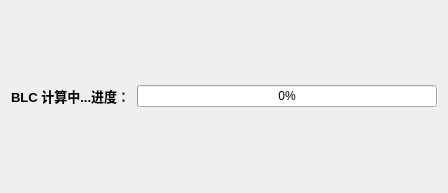
<?xml version="1.0" encoding="UTF-8"?>
<ui version="4.0">
 <class>CalcBlcProgressDlg</class>
 <widget class="QDialog" name="CalcBlcProgressDlg">
  <property name="geometry">
   <rect>
    <x>0</x>
    <y>0</y>
    <width>448</width>
    <height>193</height>
   </rect>
  </property>
  <property name="windowTitle">
   <string>Dialog</string>
  </property>
  <layout class="QHBoxLayout" name="horizontalLayout_2">
   <item>
    <layout class="QHBoxLayout" name="horizontalLayout">
     <item>
      <widget class="QLabel" name="label">
       <property name="text">
        <string>&lt;html&gt;&lt;head/&gt;&lt;body&gt;&lt;p&gt;&lt;span style=&quot; font-size:10pt; font-weight:600;&quot;&gt;BLC 计算中...进度：&lt;/span&gt;&lt;/p&gt;&lt;/body&gt;&lt;/html&gt;</string>
       </property>
      </widget>
     </item>
     <item>
      <widget class="QProgressBar" name="progressBar">
       <property name="value">
        <number>0</number>
       </property>
       <property name="alignment">
        <set>Qt::AlignCenter</set>
       </property>
      </widget>
     </item>
    </layout>
   </item>
  </layout>
 </widget>
 <resources/>
 <connections/>
</ui>
